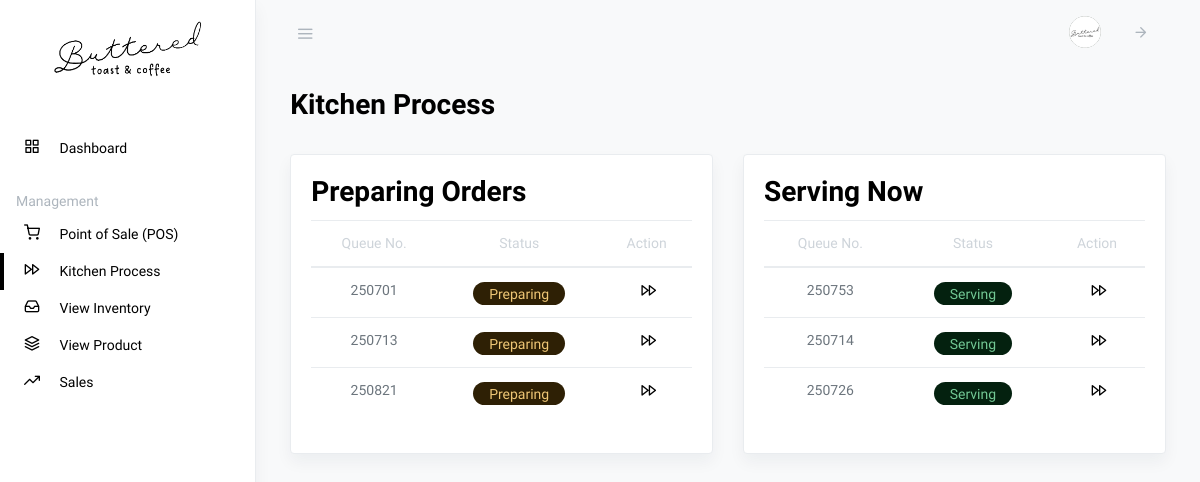
/staff-kitchen-process.php (signed in), run on the app's committed database.
### tables this page shows
CREATE TABLE `sales` (
  `sale_id` int(11) NOT NULL,
  `total_amount` decimal(11,2) NOT NULL,
  `customer_pay` decimal(11,2) NOT NULL,
  `change_amount` decimal(11,2) NOT NULL,
  `payment_method` text NOT NULL,
  `queue_no` text NOT NULL,
  `status` int(1) NOT NULL,
  `transaction_date` timestamp(6) NOT NULL DEFAULT current_timestamp(6) ON UPDATE current_timestamp(6)
);

### staff-kitchen-process.php (the view, shortened to what this page needs)
<!DOCTYPE html>
<html lang="en">
<head>
    <?php include 'partials/header.php'; ?>
</head>
<body class="vertical  light">
    <div class="wrapper">
        <?php include 'partials/staff-navbar.php'; ?>
        <main role="main" class="main-content">
            <div class="container-fluid">
                <h2 class="page-title">Kitchen Process</h2>
                <div class="row justify-content-center">
                    <div class="col-6">
                        <div class="row my-4">
                            <div class="col-md-12">
                                <div class="card shadow">
                                    <div class="card-body">
                                        <h2 class="card-title">Preparing Orders</h2>
                                        <table class="table datatables" id="dataTable-1">
                                            <thead>
                                                <tr class="text-center">
                                                    <th>Queue No.</th>
                                                    <th>Status</th>
                                                    <th>Action</th>
                                                </tr>
                                            </thead>
                                            <tbody>
                                                <?php
                                                $sql1 = "SELECT * FROM sales WHERE status = 0";
                                                $r = mysqli_query($link, $sql1);
                                                if ($r->num_rows > 0) {
                                                    while ($row1 = mysqli_fetch_assoc($r)) {
                                                        ?>
                                                        <tr class="text-center">
                                                            <td>
                                                                <p class="fw-normal mb-1">
                                                                    <?php echo $row1['queue_no']; ?>
                                                                </p>
                                                            </td>
                                                            <td>
                                                                <span
                                                                    class="badge badge-warning rounded-pill d-inline px-3">Preparing</span>
                                                            </td>
                                                            <td>
                                                                <div class="d-inline">
                                                                    <a class="ml-1 action-icon" href="javascript:void(0);"
                                                                        onclick="confirmStatusUpdate('<?php echo $row1['queue_no']; ?>', <?php echo $row1['status']; ?>)">
                                                                        <i class="fe fe-fast-forward fe-16"></i>
                                                                    </a>
                                                                </div>
                                                            </td>
                                                        </tr>
                                                        <?php
                                                    }
                                                }
                                                ?>
                                            </tbody>
                                        </table>
                                    </div>
                                </div>
                            </div>
                        </div>
                    </div>
                    <div class="col-6">
                        <div class="row my-4">
                            <div class="col-md-12">
                                <div class="card shadow">
                                    <div class="card-body">
                                        <h2 class="card-title">Serving Now</h2>
                                        <table class="table datatables" id="dataTable-1">
                                            <thead>
                                                <tr class="text-center">
                                                    <th>Queue No.</th>
                                                    <th>Status</th>
                                                    <th>Action</th>
                                                </tr>
                                            </thead>
                                            <tbody>
                                                <?php
                                                $sql1 = "SELECT * FROM sales WHERE status = 1";
                                                $r = mysqli_query($link, $sql1);
                                                if ($r->num_rows > 0) {
                                                    while ($row1 = mysqli_fetch_assoc($r)) {
                                                        ?>
                                                        <tr class="text-center">
                                                            <td>
                                                                <p class="fw-normal mb-1">
                                                                    <?php echo $row1['queue_no']; ?>
                                                                </p>
                                                            </td>
                                                            <td>
                                                                <span
                                                                    class="badge badge-success rounded-pill d-inline px-3">Serving</span>
                                                            </td>
                                                            <td>
                                                                <div class="d-inline">
                                                                    <a class="ml-1 action-icon" href="javascript:void(0);"
                                                                        onclick="confirmStatusUpdate('<?php echo $row1['queue_no']; ?>', <?php echo $row1['status']; ?>)">
                                                                        <i class="fe fe-fast-forward fe-16"></i>
                                                                    </a>
                                                                </div>
                                                            </td>
                                                        </tr>
                                                        <?php
                                                    }
                                                }
                                                ?>
                                            </tbody>
                                        </table>
                                    </div>
                                </div>
                            </div>
                        </div>
                    </div>
                </div>
            </div>
        </main>
    </div>
</body>
</html>

### css/feather.css (style rules this page uses)
.fe { font-family: "feather" !important; speak: none; font-style: normal; font-weight: normal; font-variant: normal; text-transform: none; line-height: 1; -webkit-font-smoothing: antialiased; -moz-osx-font-smoothing: grayscale; }
.fe-16 { font-size: 16px; }
.fe-fast-forward:before { content: ""; }

### partials/header.php (style rules this page uses)
.badge { font-size: 14px; }
.badge-success { color: #72C894; background-color: #04210F; }
.badge-warning { color: #EFC776; background-color: #2E2005; }
.action-icon { color: #000; }
.page-title, .card-title { color: #000; }

### data on the page
sales: queue_no "250701"
sales: queue_no "250713"
sales: queue_no "250821"
sales: queue_no "250753"
sales: queue_no "250714"
sales: queue_no "250726"
